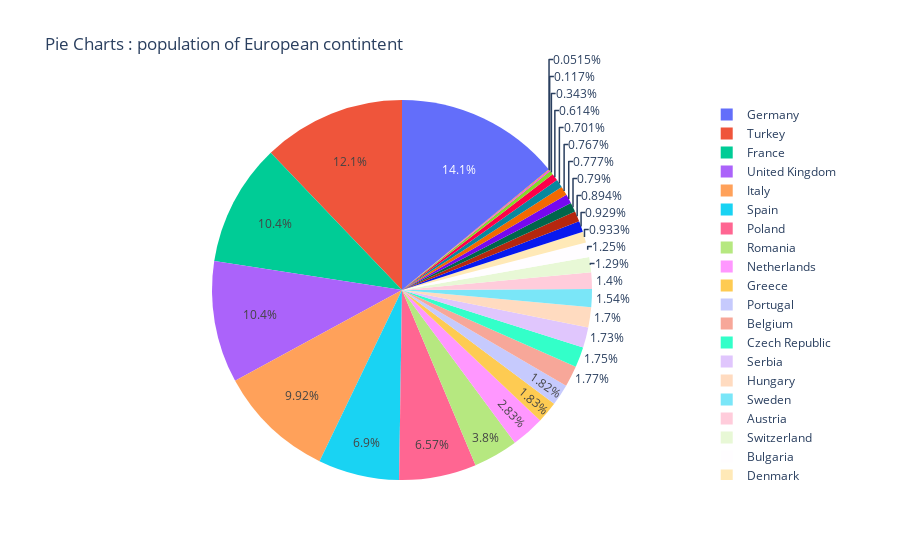

Source (notebook cell):
### Code cell
# chart plot
fig7 = px.pie(data_Europe_2007, 
             values = 'pop',  
             names = 'country' , 
             title = 'Pie Charts : population of European contintent')
fig7.show()

### Figure 1 — Plotly figure (JSON) as saved in the notebook; plotly's stock layout.template omitted (floating-point values rounded to 4 significant figures)
{"data": [{"domain": {"x": [0, 1], "y": [0, 1]}, "hovertemplate": "country=%{label}<br>pop=%{value}<extra></extra>", "labels": ["Albania", "Austria", "Belgium", "Bosnia and Herzegovina", "Bulgaria", "Croatia", "Czech Republic", "Denmark", "Finland", "France", "Germany", "Greece", "Hungary", "Iceland", "Ireland", "Italy", "Montenegro", "Netherlands", "Norway", "Poland", "Portugal", "Romania", "Serbia", "Slovak Republic", "Slovenia", "Spain", "Sweden", "Switzerland", "Turkey", "United Kingdom"], "legendgroup": "", "name": "", "showlegend": true, "type": "pie", "values": [3600523, 8199783, 10392226, 4552198, 7322858, 4493312, 10228744, 5468120, 5238460, 61083916, 82400996, 10706290, 9956108, 301931, 4109086, 58147733, 684736, 16570613, 4627926, 38518241, 10642836, 22276056, 10150265, 5447502, 2009245, 40448191, 9031088, 7554661, 71158647, 60776238]}], "layout": {"legend": {"tracegroupgap": 0}, "title": {"text": "Pie Charts : population of European contintent"}}}
